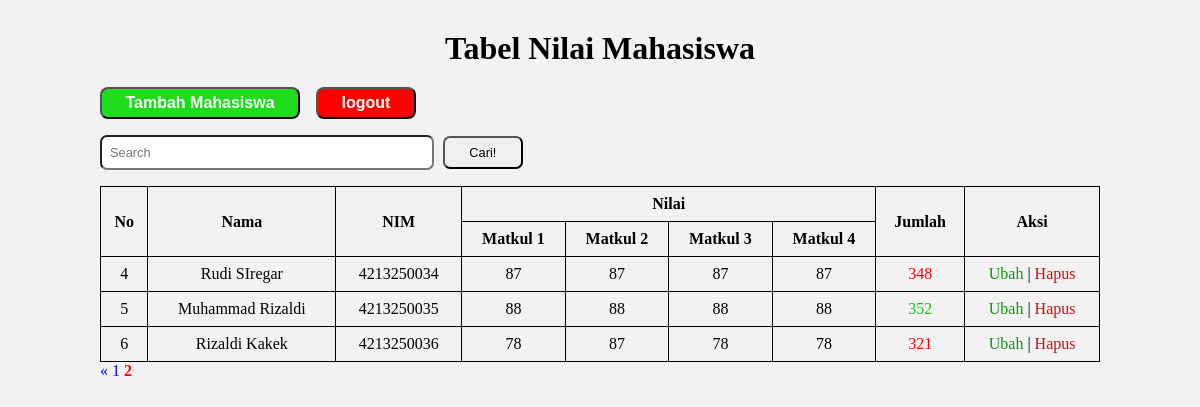
The page /index.php?halaman=2 (signed in) on the database its author committed.
### tables this page shows
CREATE TABLE `nilai` (
  `id` int(11) NOT NULL,
  `nama` varchar(255) NOT NULL,
  `nim` char(10) NOT NULL,
  `matkul1` int(3) NOT NULL,
  `matkul2` int(3) NOT NULL,
  `matkul3` int(3) NOT NULL,
  `matkul4` int(3) NOT NULL
);

### functions.php (called while the page is built, shortened)
<?php
$conn = mysqli_connect("localhost", "root", "", "mahasiswa");
function query($query){
    global $conn;
    $result = mysqli_query($conn, $query);
    $rows = [];
    while($row = mysqli_fetch_assoc($result)){
        $rows[] = $row;
    }
    return $rows;
}
?>

### index.php (the view, shortened to what this page needs)
<?php
    require 'functions.php';
    $mahasiswa = query("SELECT * FROM nilai");
    $jumlahDataPerHalaman = 3;
    $halamanAktif = isset($_GET['halaman']) ? $_GET['halaman'] : 1;
    $awalData = ($jumlahDataPerHalaman * $halamanAktif) - $jumlahDataPerHalaman;
    $keyword = isset($_GET['keyword']) ? $_GET['keyword'] : '';
    $mahasiswa = query("SELECT * FROM nilai LIMIT $awalData, $jumlahDataPerHalaman");
    if ($keyword){
      $mahasiswa = cari($keyword);
      $jumlahData = count($mahasiswa);
      $jumlaHalaman = ceil($jumlahData / $jumlahDataPerHalaman);
      $mahasiswa = array_slice($mahasiswa, $awalData, $jumlahDataPerHalaman);
    }else{
      $mahasiswa = query("SELECT * FROM nilai LIMIT $awalData, $jumlahDataPerHalaman");
      $jumlahData = count(query("SELECT * FROM nilai"));
      $jumlaHalaman = ceil($jumlahData / $jumlahDataPerHalaman);
    }
?>
<!DOCTYPE html>
<html lang="en">
<head>
    <link rel="stylesheet" href="css/index.css">
</head>
<body>
    <div class="tittle">
        <h1>Tabel Nilai Mahasiswa</h1>
    </div>
    <div class="button">
      <div class="tambah">
      <button><a href="CRUD/tambah.php">Tambah Mahasiswa </a></button>
      </div>
      <div class="logout">
      <button><a href="admin/logout.php">logout</a></button>
      </div>
    </div>
    <div class="form-search">
    <form action="" method="post">
        <input type="text" name="keyword" size="40" autofocus placeholder="Search" autocomplete="off" id="keyword">
        <button type="submit" name="cari" id="btn-cari">Cari!</button>
    </form>
    </div>
    <div id="tabel" class="tabel">
    <table>
      <tr>
        <th rowspan="2">No</th>
        <th rowspan="2">Nama</th>
        <th rowspan="2">NIM</th>
        <th colspan="4">Nilai</th>
        <th rowspan="2">Jumlah</th>
        <th rowspan="2">Aksi</th>
      </tr>
      <tr>
        <th>Matkul 1</th>
        <th>Matkul 2</th>
        <th>Matkul 3</th>
        <th>Matkul 4</th>
      </tr>
    <?php $i = 1;
    ?>
    <?php foreach($mahasiswa as $mhs): ?>
      <tr>
        <td><?php echo $i + $awalData?></td>
        <td><?php echo $mhs['nama']; ?></td>
        <td><?php echo $mhs['nim']; ?></td>
        <td><?php echo $mhs['matkul1']; ?></td>
        <td><?php echo $mhs['matkul2']; ?></td>
        <td><?php echo $mhs['matkul3']; ?></td>
        <td><?php echo $mhs['matkul4']; ?></td>
        <?php
            $jumlah = $mhs['matkul1'] + $mhs['matkul2'] + $mhs['matkul3'] + $mhs['matkul4'];
            $color = ($jumlah < 350) ? 'red' : 'rgb(23, 193, 23)';
        ?>
        <td style="color: <?php echo $color; ?>;"><?php echo $jumlah; ?></td>
        <td class="aksi">
            <a href="CRUD/update.php?id=<?php echo $mhs['id']; ?>" class="ubah">Ubah</a> |
            <a href="CRUD/hapus.php?id=<?php echo $mhs['id']; ?>" class="hapus">Hapus</a>
        </td>
      </tr>
      <?php $i++; ?>
      <?php endforeach; ?>
    </table>
    </div>
     <div class="nav">
      <?php if ($halamanAktif > 1): ?>
          <a href="?halaman=<?php echo $halamanAktif - 1; ?>
          <?php if ($keyword) echo '&keyword=' . urlencode($keyword); ?>">&laquo;</a>
        <?php endif; ?>
      <?php for ($i = 1; $i <= $jumlaHalaman; $i++): ?>
        <?php if ($i == $halamanAktif): ?>
          <a href="?halaman=<?php echo $i; ?>
          <?php if($keyword) echo '&keyword=' > urlencode($keyword);  ?> " class="halamanAktif">
          <?php echo $i; ?></a>
          <?php else:?>
          <a href="?halaman=<?php echo $i; ?>
          <?php if ($keyword) echo '&keyword=' . urlencode($keyword); ?>">
          <?php echo $i; ?></a>
          <?php endif; ?>
        <?php endfor;?>
     </div>
</body>
</html>

### css/index.css (style rules this page uses)
* { margin: 0; padding: 0; box-sizing: border-box; text-decoration: none; }
body { margin: 0px 100px; font-size: 16px; background-color: #f2f2f2; }
.tittle { text-align: center; margin: 30px 0 20px 0; }
.button { display: flex; gap: 1rem; }
.button .tambah button { font-size: 1rem; font-weight: 600; background-color: rgb(29, 221, 29); margin-bottom: 1rem; width: 200px; padding: 5px; text-align: center; border-radius: 8px; }
.button .logout button { font-size: 1rem; font-weight: 600; background-color: red; width: 100px; padding: 5px; text-align: center; border-radius: 8px; color: white; margin-bottom: 1rem; }
.tambah a, .logout a { color: white; }
.form-search { margin-bottom: 1rem; }
.form-search input { font-size: 0.8rem; padding: 0.5rem; border-radius: 7px; }
.form-search #btn-cari { margin: 0 0.3rem; font-size: 0.8rem; width: 5rem; padding: 7px 10px; border-radius: 7px; }
.tabel table { width: 100%; border-collapse: collapse; }
.tabel table, th, td { border: 1px solid black; }
.tabel th, td { text-align: center; padding: 8px; }
.tabel th { background-color: #f2f2f2; }
.tabel .aksi .ubah { color: rgb(16, 150, 16); font-weight: 500; }
.tabel .aksi .hapus { color: rgb(203, 16, 16); font-weight: 500; }

### index.php (style rules this page uses)
.halamanAktif { font-weight: bold; color: red; }

### rows shown on the page
nilai: awalData "4", nama "Rudi SIregar", nim "4213250034", matkul1 "87", matkul2 "87", matkul3 "87", matkul4 "87", jumlah "348"
nilai: awalData "5", nama "Muhammad Rizaldi", nim "4213250035", matkul1 "88", matkul2 "88", matkul3 "88", matkul4 "88", jumlah "352"
nilai: awalData "6", nama "Rizaldi Kakek", nim "4213250036", matkul1 "78", matkul2 "87", matkul3 "78", matkul4 "78", jumlah "321"
